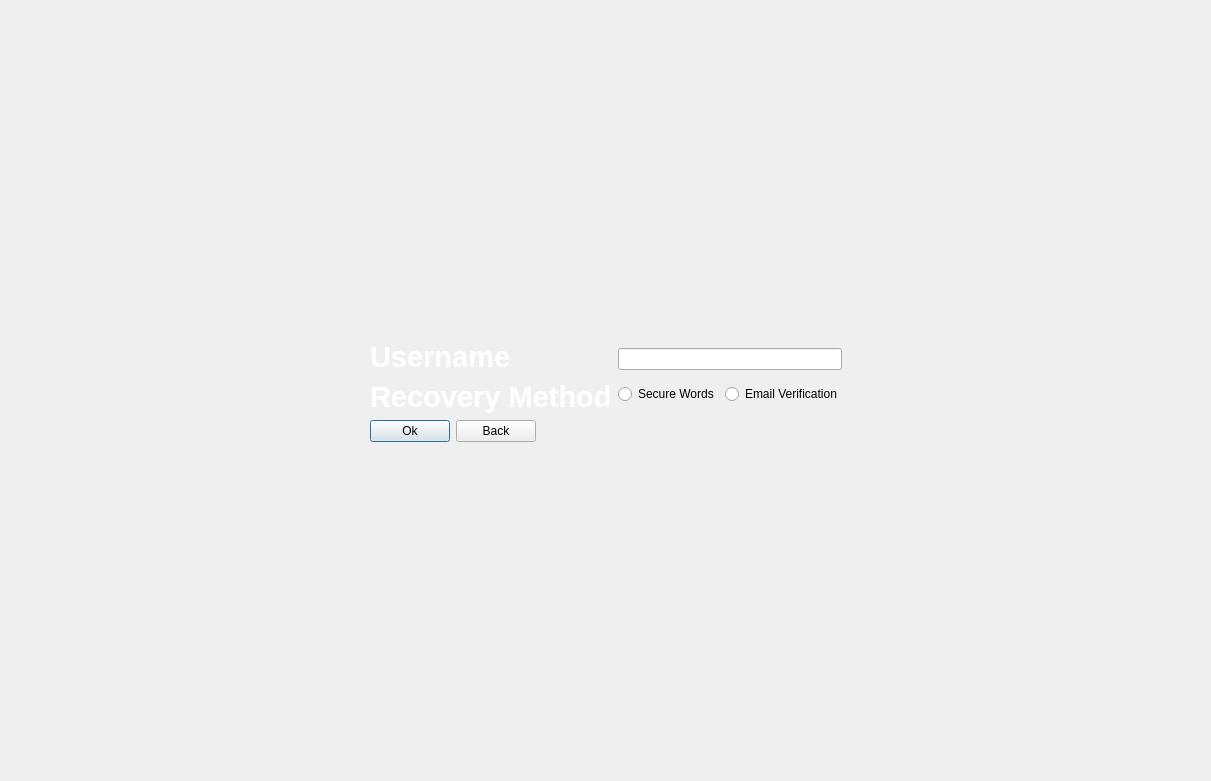
<?xml version="1.0" encoding="UTF-8"?>
<ui version="4.0">
 <class>FrogotPasswordWindow</class>
 <widget class="QDialog" name="FrogotPasswordWindow">
  <property name="geometry">
   <rect>
    <x>0</x>
    <y>0</y>
    <width>1211</width>
    <height>781</height>
   </rect>
  </property>
  <property name="windowTitle">
   <string>Dialog</string>
  </property>
  <property name="styleSheet">
   <string notr="true">QDialog {
    background-image: url(:/dailogs-images/images/155430-guitar_amplifier-guitar-electric_guitar-classical_guitar-white_guitar-3840x2160.jpg);
    background-repeat: no-repeat;
    background-position: center; 
    background-size: cover;    
}</string>
  </property>
  <layout class="QGridLayout" name="gridLayout">
   <item row="0" column="1">
    <spacer name="verticalSpacer_4">
     <property name="orientation">
      <enum>Qt::Orientation::Vertical</enum>
     </property>
     <property name="sizeHint" stdset="0">
      <size>
       <width>20</width>
       <height>40</height>
      </size>
     </property>
    </spacer>
   </item>
   <item row="1" column="0">
    <spacer name="horizontalSpacer_2">
     <property name="orientation">
      <enum>Qt::Orientation::Horizontal</enum>
     </property>
     <property name="sizeHint" stdset="0">
      <size>
       <width>40</width>
       <height>20</height>
      </size>
     </property>
    </spacer>
   </item>
   <item row="2" column="1">
    <spacer name="verticalSpacer_3">
     <property name="orientation">
      <enum>Qt::Orientation::Vertical</enum>
     </property>
     <property name="sizeHint" stdset="0">
      <size>
       <width>20</width>
       <height>40</height>
      </size>
     </property>
    </spacer>
   </item>
   <item row="1" column="1">
    <layout class="QVBoxLayout" name="verticalLayout_3">
     <item>
      <layout class="QHBoxLayout" name="horizontalLayout">
       <item>
        <layout class="QVBoxLayout" name="verticalLayout">
         <item>
          <widget class="QLabel" name="label_username">
           <property name="text">
            <string>&lt;html&gt;&lt;head/&gt;&lt;body&gt;&lt;p&gt;&lt;span style=&quot; font-size:22pt; font-weight:700;color:white&quot;&gt;Username&lt;/span&gt;&lt;/p&gt;&lt;/body&gt;&lt;/html&gt;</string>
           </property>
          </widget>
         </item>
         <item>
          <widget class="QLabel" name="label_secure_word">
           <property name="text">
            <string>&lt;html&gt;&lt;head/&gt;&lt;body&gt;&lt;p&gt;&lt;span style=&quot; font-size:22pt; font-weight:700;color:white&quot;&gt;Recovery Method&lt;/span&gt;&lt;/p&gt;&lt;/body&gt;&lt;/html&gt;</string>
           </property>
          </widget>
         </item>
        </layout>
       </item>
       <item>
        <layout class="QVBoxLayout" name="verticalLayout_2">
         <item>
          <widget class="QLineEdit" name="lineEdit"/>
         </item>
         <item>
          <layout class="QHBoxLayout" name="horizontalLayout_3">
           <item>
            <widget class="QRadioButton" name="radioButton_secure_words">
             <property name="text">
              <string>Secure Words</string>
             </property>
            </widget>
           </item>
           <item>
            <widget class="QRadioButton" name="radioButton_email_verification">
             <property name="text">
              <string>Email Verification</string>
             </property>
            </widget>
           </item>
          </layout>
         </item>
        </layout>
       </item>
      </layout>
     </item>
     <item>
      <layout class="QHBoxLayout" name="horizontalLayout_2">
       <item>
        <widget class="QPushButton" name="pushButton_ok">
         <property name="text">
          <string>Ok</string>
         </property>
        </widget>
       </item>
       <item>
        <widget class="QPushButton" name="pushButton_back">
         <property name="text">
          <string>Back</string>
         </property>
        </widget>
       </item>
       <item>
        <spacer name="horizontalSpacer">
         <property name="orientation">
          <enum>Qt::Orientation::Horizontal</enum>
         </property>
         <property name="sizeHint" stdset="0">
          <size>
           <width>40</width>
           <height>20</height>
          </size>
         </property>
        </spacer>
       </item>
      </layout>
     </item>
    </layout>
   </item>
   <item row="1" column="2">
    <spacer name="horizontalSpacer_3">
     <property name="orientation">
      <enum>Qt::Orientation::Horizontal</enum>
     </property>
     <property name="sizeHint" stdset="0">
      <size>
       <width>40</width>
       <height>20</height>
      </size>
     </property>
    </spacer>
   </item>
  </layout>
 </widget>
 <resources/>
 <connections/>
</ui>
